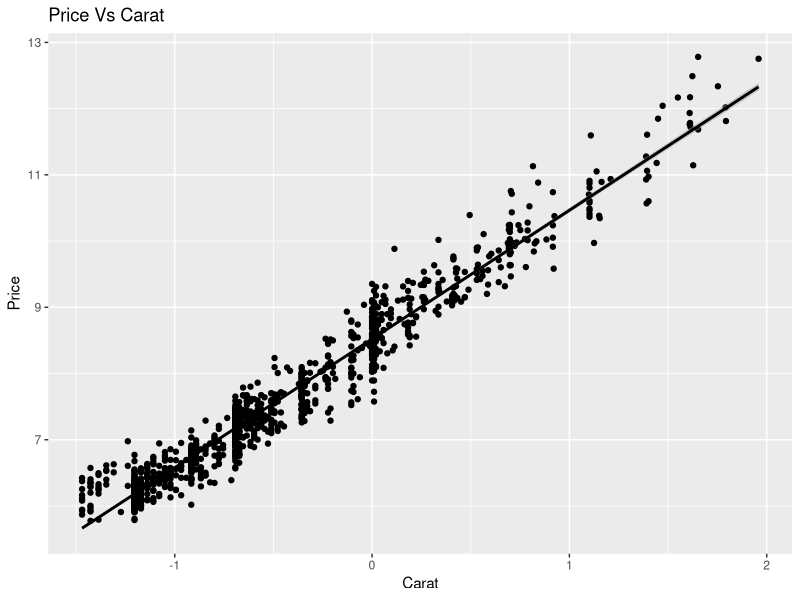
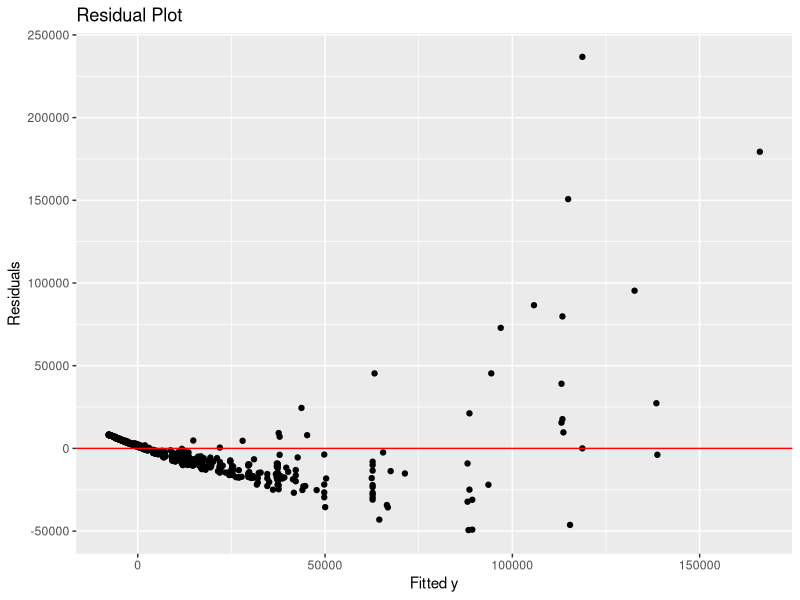
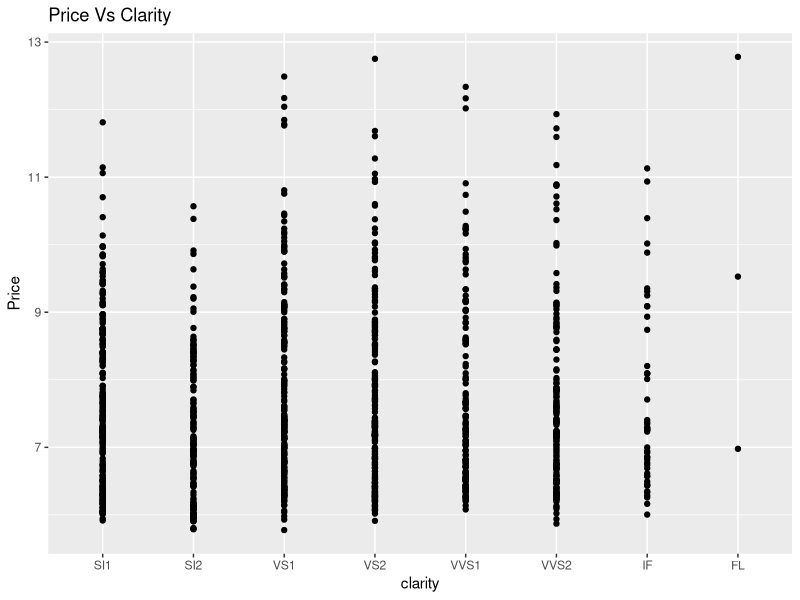
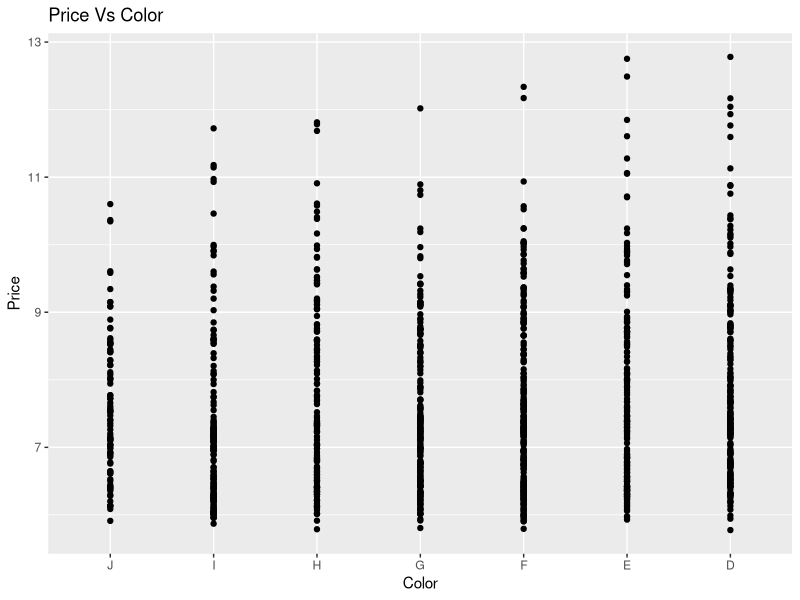
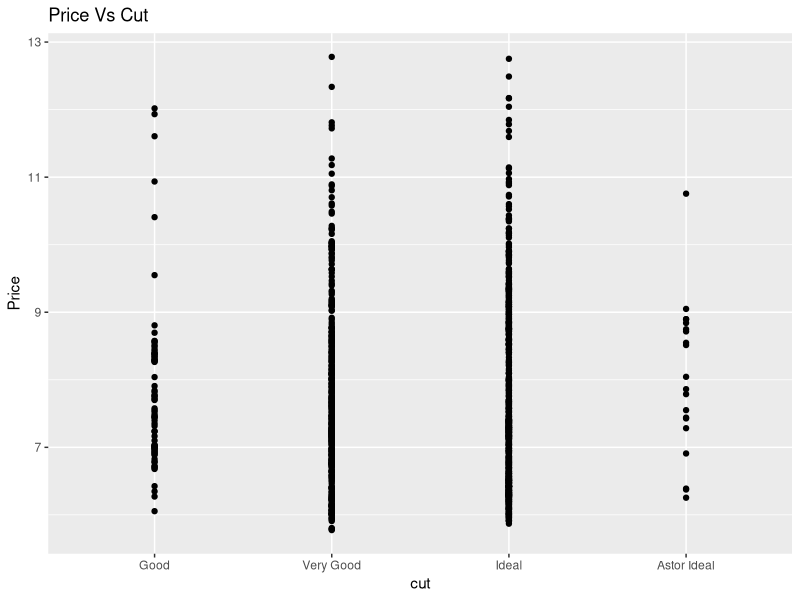
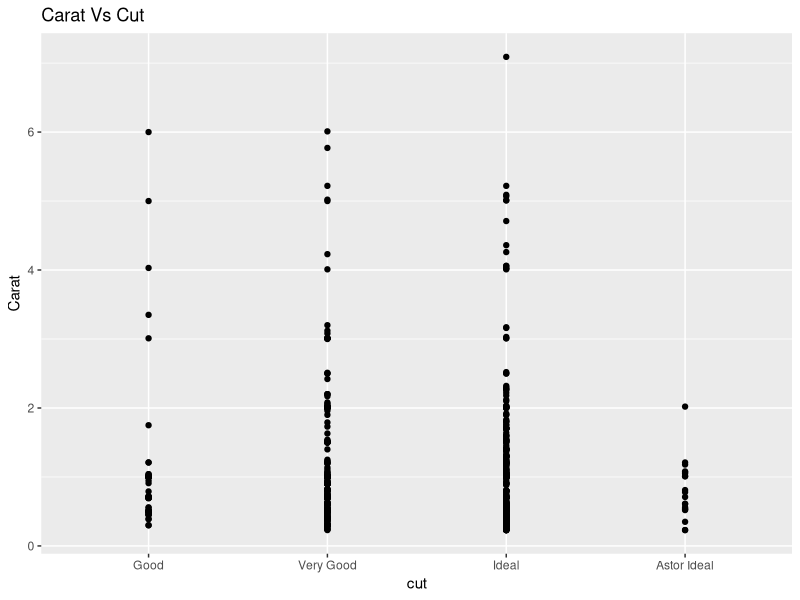
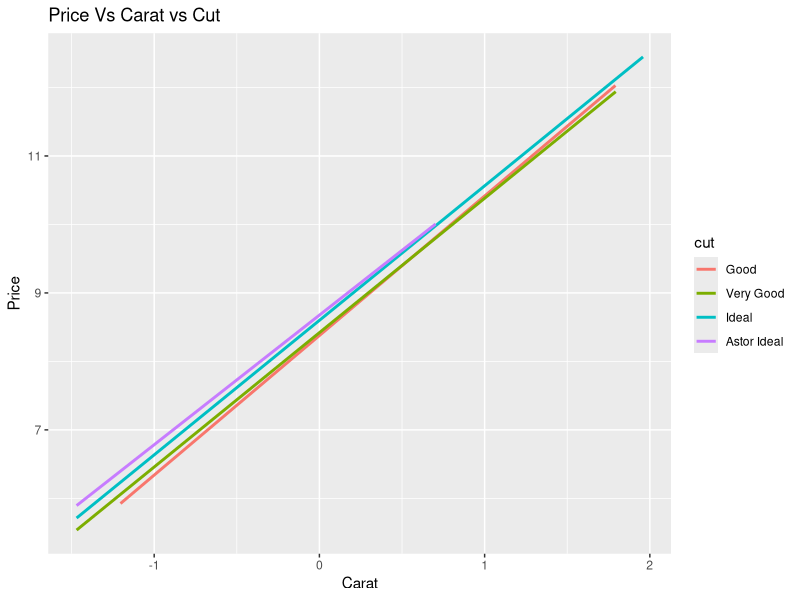
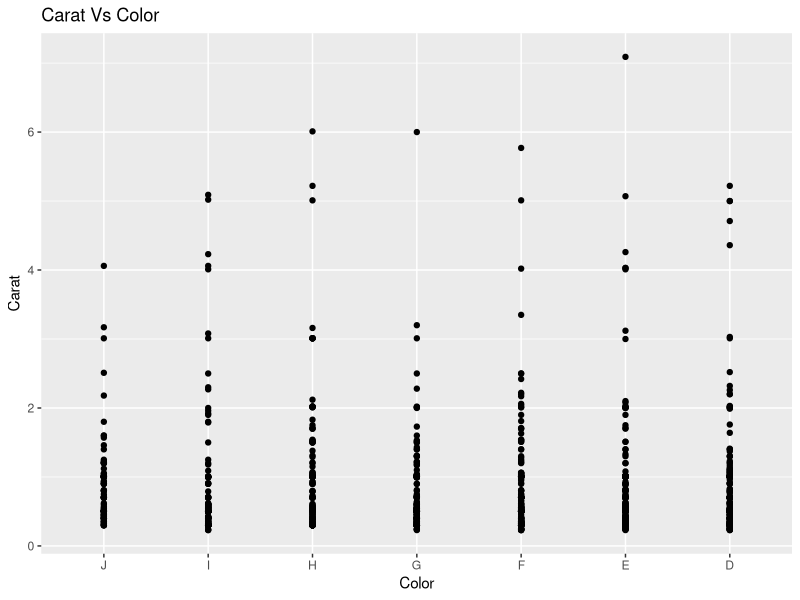

Source code (R) for these figures, in order:
## ---- chunk 1
library(tidyverse)
library(ggplot2)
library(MASS)
library(dplyr)
library(readxl)
library(ggpubr)
Data <- read.csv("diamonds4.csv", header= T)
Data$clarity <- factor(Data$clarity, levels = c("SI1", "SI2", "VS1", "VS2", "VVS1", "VVS2", "IF", "FL"))
Data$color <- factor(Data$color, levels = c("J", "I", "H", "G", "F", "E", "D"))
Data$cut <- factor(Data$cut, levels = c("Good", "Very Good", "Ideal", "Astor Ideal"))
## ---- chunk 2
ggplot(Data, aes(x=log(carat), y=log(price)))+
  geom_point()+
  labs(x= "Carat",
       y= "Price",
       title = "Price Vs Carat")+
  geom_smooth(method="lm", col="black")
result <- lm(price~carat, Data)
Data$yhat<-result$fitted.values
Data$res<-result$residuals
ggplot(Data, aes(x=yhat,y=res))+
  geom_point()+
  geom_hline(yintercept=0, color="red")+
  labs(x="Fitted y", y="Residuals", title="Residual Plot")
## ---- chunk 3
ggplot(Data, aes(x= clarity, y=log(price)))+
  geom_point()+
  labs(x= "clarity",
       y= "Price",
       title = "Price Vs Clarity")
## ---- chunk 4
ggplot(Data, aes(x= color, y=log(price)))+
  geom_point()+
  labs(x= "Color",
       y= "Price",
       title = "Price Vs Color")
## ---- chunk 5
ggplot(Data, aes(x= cut, y=log(price)))+
  geom_point()+
  labs(x= "cut",
       y= "Price",
       title = "Price Vs Cut")
## ---- chunk 6
ggplot(Data, aes(x= cut, y=carat))+
  geom_point()+
  labs(x= "cut",
       y= "Carat",
       title = "Carat Vs Cut")
ggplot(Data, aes(x=log(carat), y=log(price), color = cut))+
  geom_smooth(method = lm, se=F)+
  labs(x= "Carat",
       y= "Price",
       title = "Price Vs Carat vs Cut")
#Carat vs Cut is really low when you get to Astor Ideal. Even though that Astor Ideal is what Astor specifically crafted to be the most ideal to let the light through, it seems to have a lower Carat amount. However, even though the average and median weight for the Astor diamonds are lower than the other variables, when you add price back in as a variable, you tend to see higher prices, except at the complete top. I think that this is because when making the 'most ideal cut to allow light reflection' that Astor diamonds probably had more of the original diamond cut off it. What is also interesting is that when you get to high Price and Carats and Cuts, that the Astor Ideal doesn't trend higher than the Ideal Cuts and Good cuts go above the Very Good cuts.
## ---- chunk 7
ggplot(Data, aes(x= color, y=carat))+
  geom_point()+
  labs(x= "Color",
       y= "Carat",
       title = "Carat Vs Color")
## ---- chunk 8
ggplot(Data, aes(x= clarity, y=carat))+
  geom_point()+
  labs(x= "Clarity",
       y= "Carat",
       title = "Carat Vs Clarity")
ggplot(Data, aes(x=log(carat), y=log(price), color = clarity))+
  geom_smooth(method = lm, se=F)+
  labs(x= "Carat",
       y= "Price",
       title = "Price Vs Carat vs Clarity")
#What is surprising about this is that The general price trend tends to be higher in FL, however the Carats look to be on the lower side. The higher you go in the categorical variables with Clarity, the overall Carats tend to go down. However, when price is added back as a variable, there is still an upward trend with pricing. This could be because when there is a lower clarity the weight itself is increased as to raise the price to be more of a desirable rock.
## ---- chunk 9
Data$cut <- factor(Data$cut, levels = c("Good", "Very Good", "Ideal", "Astor Ideal"))
ggplot(Data, aes(x=log(carat), y=log(price)))+
  geom_smooth(method = lm, se=F)+
  labs(x= "Carat",
       y= "Price",
       title = "Price Vs Carat")
ggplot(Data, aes(x=log(carat), y=log(price), color = cut))+
  geom_smooth(method = lm, se=F)+
  labs(x= "Carat",
       y= "Price",
       title = "Price Vs Carat vs Cut")

ggplot(Data, aes(x=log(carat), y=log(price), color = clarity))+
  geom_point()+
  labs(x= "Carat",
       y= "Price",
       title = "Price Vs Carat vs Clarity")+
  geom_smooth(method="lm", se=F)
ggplot(Data, aes(x=log(carat), y=log(price), color = color))+
  geom_point()+
  labs(x= "Carat",
       y= "Price",
       title = "Price Vs Carat vs Color")+
  geom_smooth(method="lm", se=F)
ggplot(Data, aes(x=log(carat), y=log(price), color = clarity, shape = cut))+
  geom_point()+
  labs(x= "Carat",
       y= "Price",
       title = "Price Vs Carat vs Cut vs Clarity")
ggplot(Data, aes(x=log(carat), y=log(price), color = color, shape = cut))+
  geom_point()+
  labs(x= "Carat",
       y= "Price",
       title = "Price Vs Carat vs Cut vs Color")
#ggplot(Data, aes(x=log(carat), y=log(price), shape = color, color = clarity))+
  #geom_point()+
  #labs(x= "Carat",
  #     y= "Price",
  #     title = "Price Vs Carat vs Cut vs Clarity")
# bad because I can't show all the data points

ggplot(Data, aes(x=log(carat), y=log(price), shape = cut, color = color))+
  geom_point()+
  facet_wrap(vars(clarity))+
  labs(x= "Carat",
       y= "Price",
       title = "Price Vs Carat vs Cut vs Color vs Clarity")


## ---- chunk 10

ggplot(Data, aes(x=(carat),  y=(price), color = cut))+
  geom_smooth(method = lm, se=F)+
  labs(x= "Carat",
       y= "Price",
       title = "Price Vs Carat vs Cut")+
  stat_regline_equation()
ggplot(Data, aes(x=(carat), y=(price), color = color))+
  geom_smooth(method = lm, se=F)+
  labs(x= "Carat",
       y= "Price",
       title = "Price Vs Carat vs Color")+
  stat_regline_equation()
#From these 2 graphs we can see that for Astor Ideal and D color, that Astor Ideal starts at a higher base number (-10000), however increases at a slower rate than compared to the D color.We can also see that at the lowest Astor Ideal (Good), it starts off at a lower starting point, however increases a lot faster. What's also interesting is that the good cuts increase past all the other cuts 
## ---- chunk 11

ggplot(Data)+
  aes(x=clarity)+
  geom_bar(fill="blue",color="orange")+    
  labs(title = "Distributions of Clarity") +
    theme(
        plot.title = element_text(hjust = 0.5),
        axis.text.x = element_text(angle = 0)
    )

## ---- chunk 12

ggplot(Data)+
  aes(x=cut)+
  geom_bar(fill="blue",color="orange")+
  labs(title = "Distributions of Cut") +
  theme(
      plot.title = element_text(hjust = 0.5),
      axis.text.x = element_text(angle = 0)
    )
## ---- chunk 13

ggplot(Data)+
  aes(x=color)+
  geom_bar(fill="blue",color="orange")+
  labs(title = "Distributions of Color") +
  theme(
      plot.title = element_text(hjust = 0.5),
      axis.text.x = element_text(angle = 0)
    )
## ---- chunk 14
Data <- Data %>% 
  mutate(logprice = log(price))
hist(Data$logprice, 
     col="blue",
     prob = TRUE,
     xlab = "LogPrice",
     main = "Histogram and Density plot of LogPrice")
lines(density(Data$logprice),
      lwd = 2,
      col = "orange")
